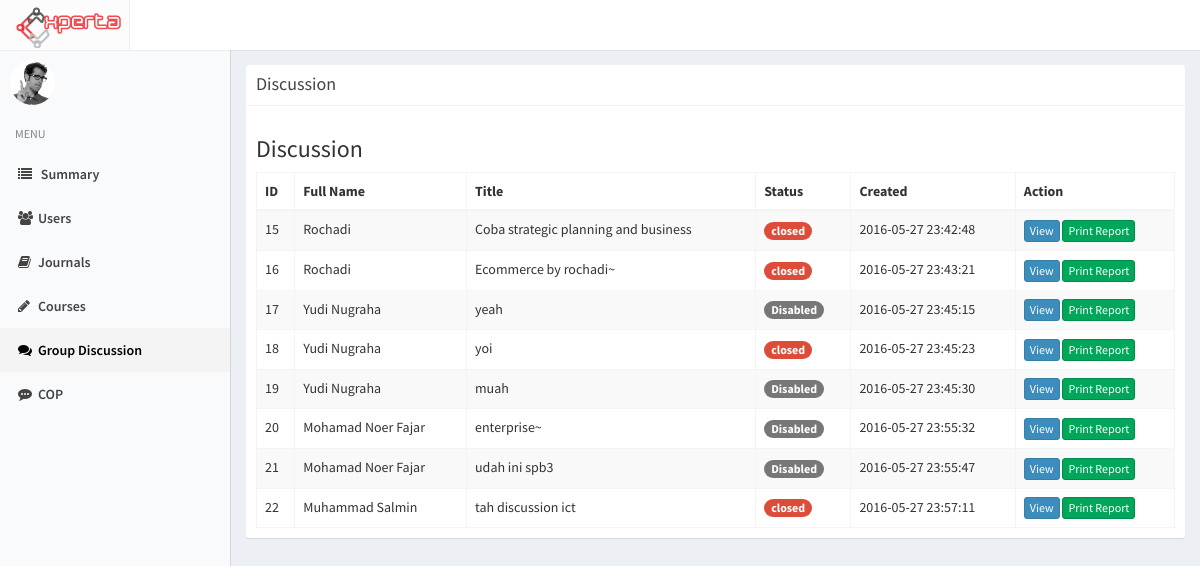
/index.php/admin/discussion, run on an earlier commit of the app's database.
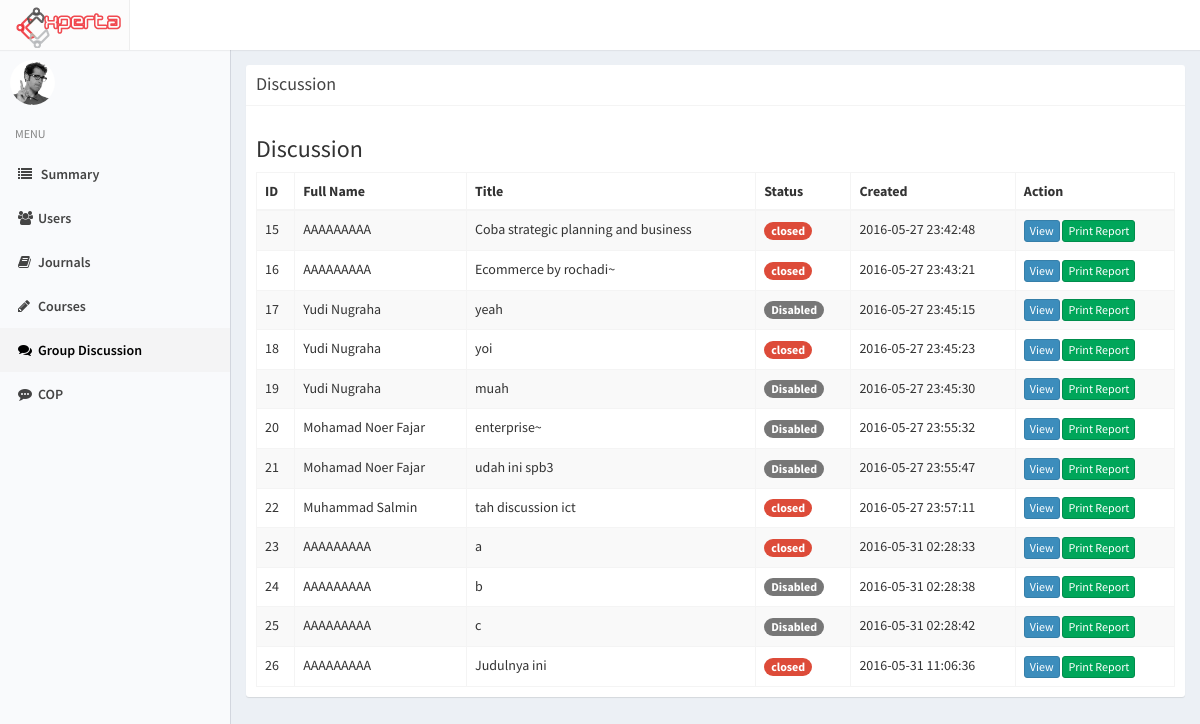
And on a later commit of the database.
### tables this page shows
CREATE TABLE `discussion` (
  `id_discussion` int(11) NOT NULL,
  `id_scope` int(11) NOT NULL,
  `id_user` int(11) NOT NULL,
  `id_step` int(11) NOT NULL,
  `title` varchar(200) NOT NULL,
  `content` text NOT NULL,
  `summary` text NOT NULL,
  `created_at` timestamp NOT NULL DEFAULT CURRENT_TIMESTAMP,
  `updated_at` timestamp NOT NULL DEFAULT CURRENT_TIMESTAMP ON UPDATE CURRENT_TIMESTAMP,
  `status` int(11) NOT NULL,
  `views` int(11) NOT NULL DEFAULT '0'
);

CREATE TABLE `profile` (
  `id_profile` int(11) NOT NULL,
  `NIK` varchar(50) DEFAULT NULL,
  `id_user` int(11) NOT NULL,
  `fullname` varchar(255) NOT NULL,
  `birthdate` date DEFAULT NULL,
  `gender` enum('M','F') DEFAULT NULL,
  `id_expert` int(11) DEFAULT '98',
  `pic` varchar(500) DEFAULT 'default.png',
  `updated_at` timestamp NOT NULL DEFAULT CURRENT_TIMESTAMP ON UPDATE CURRENT_TIMESTAMP,
  `login` int(11) NOT NULL DEFAULT '0'
);

### application/controllers/Admin.php (called while the page is built, shortened)
<?php
class Admin extends CI_Controller
{
		function __construct(){
			$this->load->model('Admin_model');
		}
		public function discussion(){
			$data['title'] = "Admin - Discussion";
			$data['active'][4] = 'active';
			$data['discussion'] = $this->Admin_model->getdiscussion();
			$this->load->view('admin/discussion', $data);
		}
}

### index.php (called while the page is built, shortened)
<?php
require_once BASEPATH.'core/CodeIgniter.php';

### application/models/Admin_model.php (called while the page is built, shortened)
<?php
class Admin_model extends CI_Model
{
	function getdiscussion(){
		return $this->db->query("SELECT * FROM discussion, profile WHERE discussion.id_user = profile.id_user ")->result();
	}
}

### application/helpers/utama_helper.php (called while the page is built, shortened)
<?php
function switchstatus($status){
	switch ($status) {
		case 0:
			$ret['title'] = 'closed';
			$ret['class'] = 'bg-red';
			break;
		case 3:
			$ret['title'] = 'Disabled';
			$ret['class'] = 'bg-grey';
			break;
	}
	return $ret;
}

### application/views/admin/discussion.php (the view, shortened to what this page needs)
<?php include 'application/views/header.php' ?>
<?php include 'application/views/sidebar.php' ?>
<div class="content-wrapper">
<section class="content col-md-12">
<div class="box box-solid">
                <div class="box-header with-border">
                  <h3 class="box-title">Discussion</h3>
                </div>
                <div class="box-body">
                <h3>Discussion</h3>
                <table class="table table-striped table-bordered">
                    <thead>
                    <tr>
                      <th>ID</th>
                      <th>Full Name</th>
                      <th>Title</th>
                      <th>Status</th>
                      <th>Created</th>
                      <th>Action</th>
                    </tr>
                    </thead>
                    <tbody>
                    <?php foreach ($discussion as $data): ?>
                      <?php
                      $status = switchstatus($data->status);
                      ?>
                    <tr>
                      <td><?php echo $data->id_discussion ?></td>
                      <td><?php echo $data->fullname ?></td>
                      <td><?php echo $data->title ?></td>
                      <td><span class="badge <?php echo $status['class'] ?>"><?php echo $status['title'] ?></span></td>
                      <td><?php echo $data->created_at ?></td>
                      <td>
                        <a class="btn btn-xs btn-primary" href="<?php echo site_url('discussion/view_discussion/'.$data->id_discussion) ?>">View</a>
                        <a class="btn btn-xs btn-success" target="_blank" href="<?php echo site_url('admin/print_discussion/'.$data->id_discussion) ?>">Print Report</a>
                      </td>
                    </tr>
                    <?php endforeach ?>
                  </tbody>
                  </table>

What changed in the data, as far as the page shows it:
changed through a linked row, discussion "Coba strategic planning and business": profile.fullname "Rochadi" → "AAAAAAAAA"
changed through a linked row, discussion "Ecommerce by rochadi~": profile.fullname "Rochadi" → "AAAAAAAAA"
added discussion: id_discussion "23", profile.fullname "AAAAAAAAA", title "a", status "closed", created_at "2016-05-31 02:28:33"
added discussion: id_discussion "24", profile.fullname "AAAAAAAAA", title "b", status "Disabled", created_at "2016-05-31 02:28:38"
added discussion: id_discussion "25", profile.fullname "AAAAAAAAA", title "c", status "Disabled", created_at "2016-05-31 02:28:42"
added discussion: id_discussion "26", profile.fullname "AAAAAAAAA", title "Judulnya ini", status "closed", created_at "2016-05-31 11:06:36"
